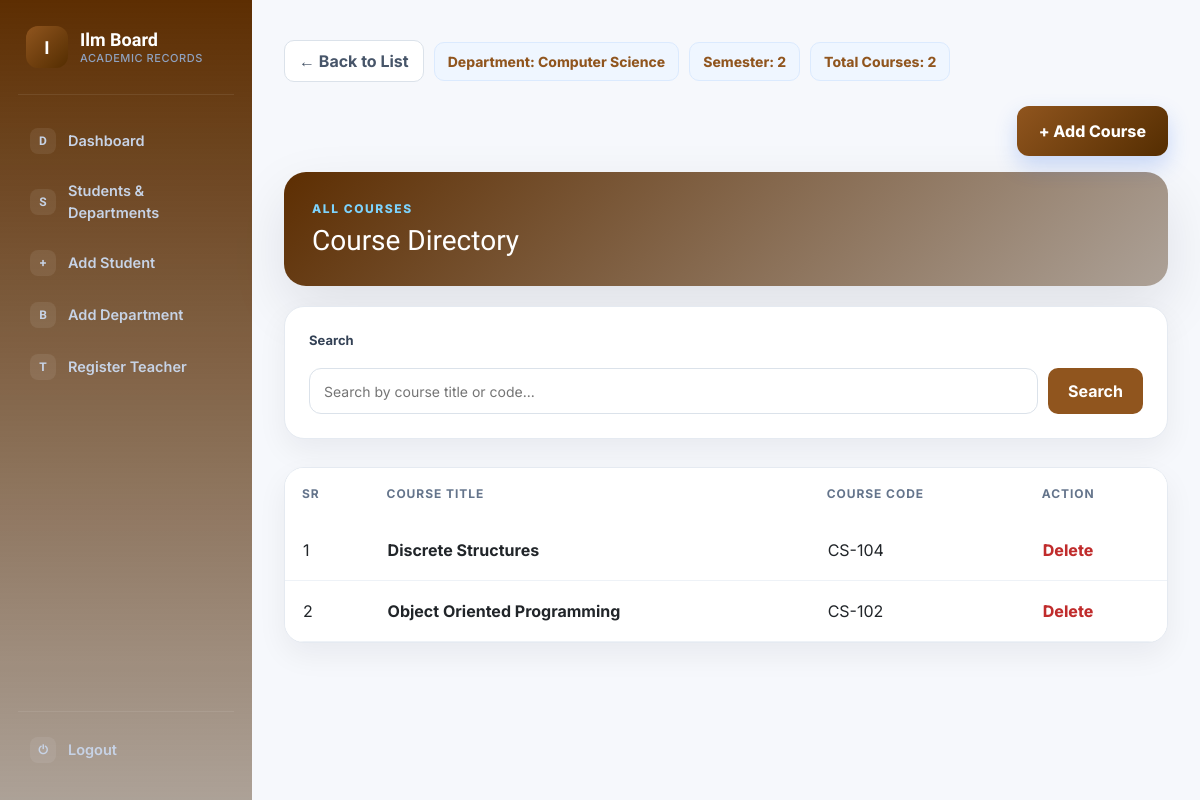
Page /view_courses/29/ on the earlier database version.
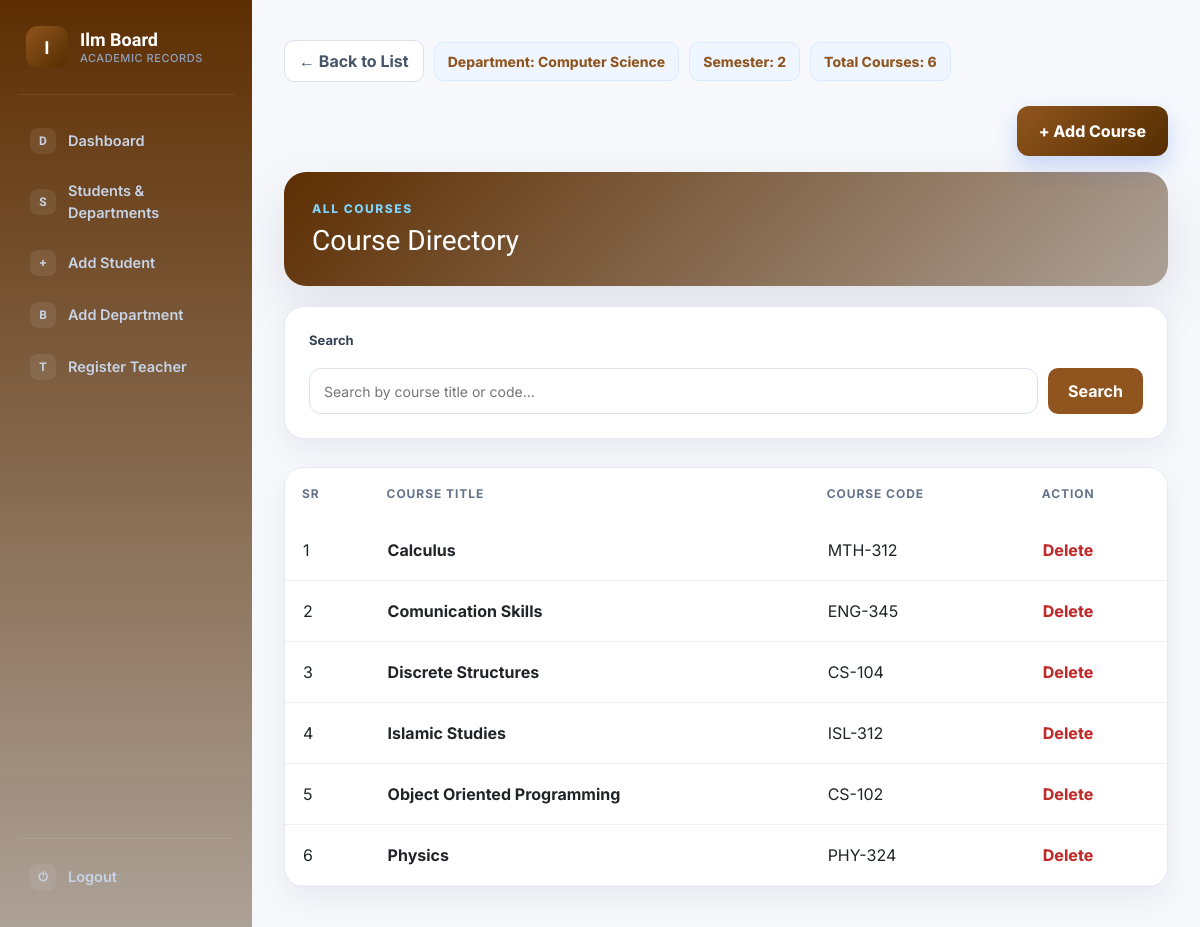
Same page on the later database version.
### studentportal/models.py (models this page shows, shortened)
class Semester(models.Model):
    semester=models.IntegerField(default=1,  validators=[MinValueValidator(1), MaxValueValidator(8)])
    department=models.ForeignKey(Department,related_name='semesterdepartment', on_delete=models.CASCADE, null=True, blank=True)
    class Meta:
        unique_together=['semester','department']

class Department(models.Model):
    depart=models.CharField(max_length=100)
    def __str__(self) -> str:
        return self.depart
    class Meta:
        ordering = ['depart']

class Courses(models.Model):
    semester=models.ForeignKey(Semester,on_delete=models.CASCADE, related_name='semestercourses', null=True, blank=True)
    course_title = models.CharField(max_length=100)
    course_code = models.CharField(max_length=100)
    course_credit=models.IntegerField(null=True)
    class Meta:
        ordering = ['course_title']

### studentportal/views.py (the view)
# urls.py: path('view_courses/<id>/',view_courses,name='view_courses'),
def view_courses(request,id):
    pk=Semester.objects.get(id=id)
    queryset=Courses.objects.filter(semester__id=id)
    csum=queryset.count()
    return render(request, 'frontend/view_courses.html',{'courses':queryset,'pk':pk,'csum':csum})

### studentportal/templates/frontend/view_courses.html (shortened to what this page needs)
{% extends 'base.html' %}
{% block start %}
<div class="page">
  <div class="wrap">
    <div class="crumb-bar">
      <a href="{% url 'students' id=pk.id %}" class="back-btn">← Back to List</a>
      <span class="pill">Department: {{pk.department}}</span>
      <span class="pill">Semester: {{pk.semester}}</span>
      <span class="pill">Total Courses: {{csum}}</span>
    </div>
    <div class="toolbar">
      <a href="{% url 'assign_course' id=pk.id %}" class="btn-main">+ Add Course</a>
    </div>
    <div class="head">
      <div class="eyebrow">All Courses</div>
      <h1>Course Directory</h1>
    </div>
    <div class="search-card">
      <form class="search-box">
        <label>Search</label>
        <input name="search" type="text" placeholder="Search by course title or code...">
        <button type="submit">Search</button>
      </form>
    </div>
    <div class="table-card">
      <table class="table">
        <thead>
          <tr>
            <th>Sr</th>
            <th>Course Title</th>
            <th>Course Code</th>
            <th>Action</th>
          </tr>
        </thead>
        <tbody>
          {% for course in courses %}
          <tr>
            <td>{{forloop.counter}}</td>
            <td><strong>{{course.course_title}}</strong></td>
            <td>{{course.course_code}}</td>
            <td><a href="{% url 'delete_course' id=course.id %}" class="action-link danger">Delete</a></td>
          </tr>
          {% endfor %}
        </tbody>
      </table>
    </div>
  </div>
</div>
{% endblock %}

### studentportal/templates/base.html (shortened to what this page needs)
<!DOCTYPE html>
<html lang="en">
<head>
<link href="https://cdn.jsdelivr.net/npm/bootstrap@5.3.0/dist/css/bootstrap.min.css" rel="stylesheet">
</head>
<body class="{% block body_class %}app-shell{% endblock %}">
<div class="frame">
  <aside class="app-sidebar" id="appSidebar">
    <div class="sb-brand">
      <div class="sb-mark">I</div>
      <div class="brand-word">Ilm Board<small>Academic Records</small></div>
    </div>
    <nav class="sb-nav">
      <a class="sb-link" href="/menu_page/"><span class="sb-ico">D</span> Dashboard</a>
      <a class="sb-link" href="/std_portal/"><span class="sb-ico">S</span> Students &amp; Departments</a>
      <a class="sb-link" href="/add_std/"><span class="sb-ico">+</span> Add Student</a>
      <a class="sb-link" href="/add_department/"><span class="sb-ico">B</span> Add Department</a>
      <a class="sb-link" href="/register/"><span class="sb-ico">T</span> Register Teacher</a>
    </nav>
    <div class="sb-foot">
      <a class="sb-link" href="/logout/"><span class="sb-ico">⏻</span> Logout</a>
    </div>
  </aside>
  <div class="app-main">
    {% block start %}{% endblock %}
  </div>
</div>
</body>
</html>

### studentportal/templates/base.html (style rules this page uses)
:root { --navy:#5d2e02; --navy-deep:#3e1f0066; --blue:#90551e; --blue-dark:#5d2e0265; --cyan:#542d01; --amber:#ffa200; --green:#795f02; --red:#c02c2c; --ink:#5d3a05e6; --muted:#64748b; --line:#e5eaf1; --soft:#f6f8fc; --card:#ffffff; --r-lg:20px; --r-md:14px; --shadow-soft:0 12px 30px rgba(15,23,42,.06); --shadow-strong:0 22px 55px rgba(15,23,42,.10); --font-display:'Sora',system-ui,sans-serif; --font-body:'Inter',system-ui,sans-serif; }
* { box-sizing:border-box }
body { margin:0;font-family:var(--font-body);color:var(--ink);background:var(--soft);-webkit-font-smoothing:antialiased }
h1,h2,h3,.form-head h1,.brand-word { font-family:var(--font-display) }
table { border-collapse:collapse;width:100%;margin-top:20px }
th,td { padding:10px;text-align:left }
.pill { background:#eff6ff;color:var(--blue);border:1px solid #dbeafe;border-radius:10px;padding:8px 13px;font-weight:750;font-size:14px }
.back-btn { color:#475569;text-decoration:none;font-weight:700;padding:8px 14px;background:#fff;border:1px solid #dbe2ea;border-radius:10px;display:inline-flex;align-items:center;gap:6px;transition:.15s }
.btn-main { border:0;border-radius:12px;background:linear-gradient(135deg,var(--blue),var(--cyan));color:#fff;padding:13px 22px;font-weight:750;cursor:pointer;box-shadow:0 10px 22px rgba(37,99,235,.22);text-decoration:none;display:inline-flex;align-items:center;justify-content:center;gap:8px;transition:.15s }
.action-link { color:var(--blue);font-weight:750;text-decoration:none }
.frame { display:flex;min-height:100vh }
.app-sidebar { width:252px;flex-shrink:0;background:linear-gradient(180deg,var(--navy),var(--navy-deep)); color:#fff;display:flex;flex-direction:column;padding:26px 18px; position:fixed;top:0;left:0;bottom:0;z-index:40;transition:transform .25s ease; }
.sb-brand { display:flex;align-items:center;gap:12px;padding:0 8px 26px;border-bottom:1px solid rgba(255,255,255,.08);margin-bottom:22px }
.sb-mark { width:42px;height:42px;border-radius:12px;background:linear-gradient(135deg,var(--blue),var(--cyan));display:grid;place-items:center;font-family:var(--font-display);font-weight:800;font-size:18px;flex-shrink:0 }
.brand-word { font-weight:750;font-size:18px;line-height:1.1 }
.brand-word small { display:block;font-family:var(--font-body);font-weight:500;font-size:11px;color:#8fa2c0;letter-spacing:.05em;text-transform:uppercase;margin-top:2px }
.sb-nav { display:flex;flex-direction:column;gap:4px;flex:1 }
.sb-link { display:flex;align-items:center;gap:12px;padding:11px 12px;border-radius:11px;color:#c7d3e6;text-decoration:none;font-weight:600;font-size:14.5px;transition:.15s }
.sb-ico { width:26px;height:26px;border-radius:8px;background:rgba(255,255,255,.08);display:grid;place-items:center;font-size:12px;font-weight:800;flex-shrink:0;font-family:var(--font-display) }
.sb-foot { border-top:1px solid rgba(255,255,255,.08);padding-top:14px;margin-top:8px }
.app-main { flex:1;margin-left:252px;min-width:0 }

Differences in the rows shown:
added Courses: course_title "Calculus", course_code "MTH-312"
added Courses: course_title "Comunication Skills", course_code "ENG-345"
added Courses: course_title "Islamic Studies", course_code "ISL-312"
added Courses: course_title "Physics", course_code "PHY-324"
Other differences:
{{ csum }}: "2" → "6"
